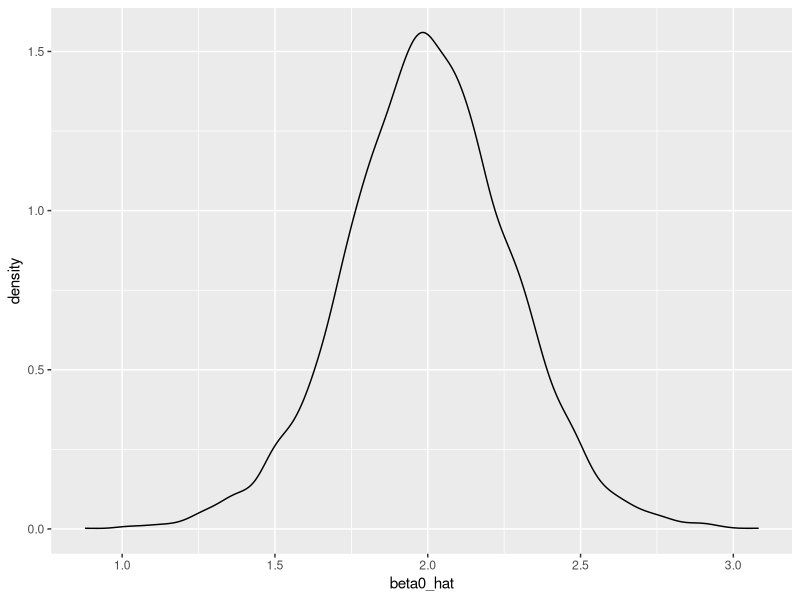
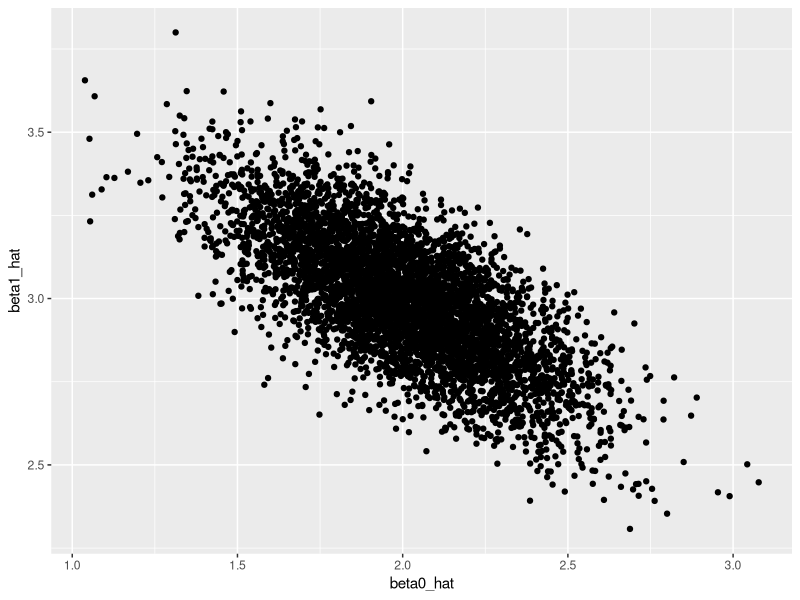
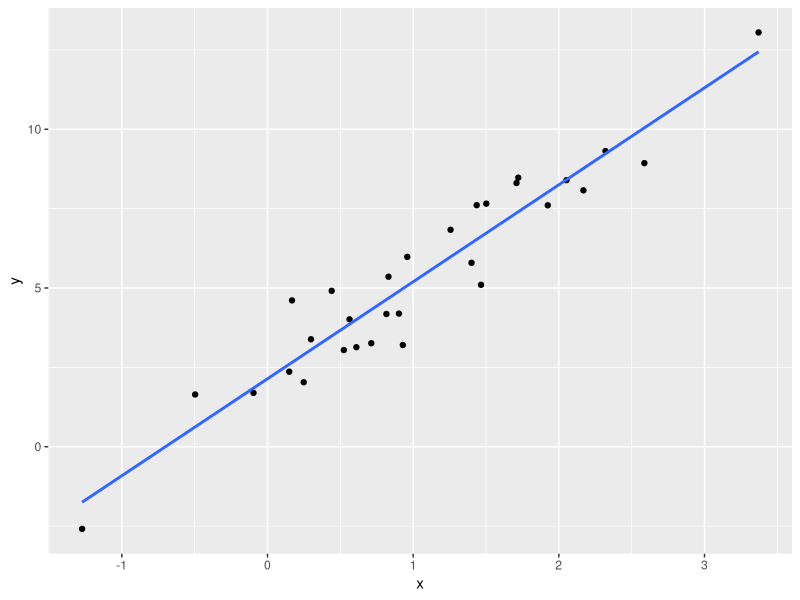
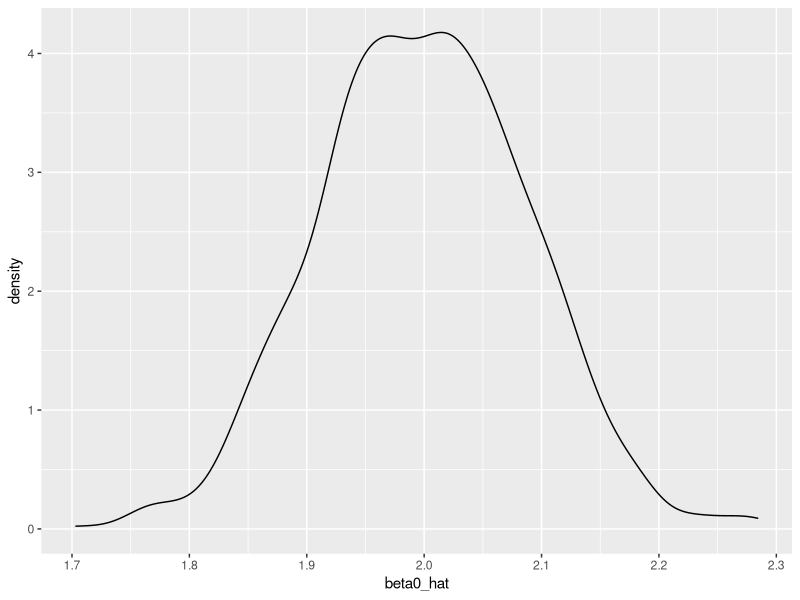

Write the R code that produced these figures, in order. (Note: this script raises an error after producing the figures.)
## ---- chunk 1
library(tidyverse)

set.seed(1)

## ---- chunk 2
sim_regression = function(n, beta0 = 2, beta1 = 3) {
  
  sim_data = tibble(
    x = rnorm(n, mean = 1, sd = 1),
    y = beta0 + beta1 * x + rnorm(n, 0, 1)
  )
  
  ls_fit = lm(y ~ x, data = sim_data)
  
  tibble(
    beta0_hat = coef(ls_fit)[1],
    beta1_hat = coef(ls_fit)[2]
  )
}
## ---- chunk 3
sim_regression(n = 30)
## ---- chunk 4
output = vector("list", 5000)

for (i in 1:5000) {
  output[[i]] = sim_regression(30)
}

sim_results = bind_rows(output) %>% 
  ggplot(aes(x = beta0_hat))+
  geom_density()
sim_results
## ---- chunk 5
sim_results = 
  rerun(5000, sim_regression(30, 2, 3)) %>% 
  bind_rows()
## ---- chunk 6
sim_results %>% 
  ggplot(aes(x = beta0_hat, y = beta1_hat)) + 
  geom_point()
## ---- chunk 7
sim_data = tibble(
  x = rnorm(30, mean = 1, sd = 1),
  y = 2 + 3 * x + rnorm(30, 0, 1)
)

sim_data %>% 
  ggplot(aes(x = x, y = y))+ geom_point()+
  stat_smooth(method = "lm", se = FALSE)
## ---- chunk 8
sim_results %>% 
  pivot_longer(
    beta0_hat:beta1_hat,
    names_to =  "parameter",
    values_to =   "estimate") %>% 
  group_by(parameter) %>% 
  summarize(emp_mean = mean(estimate),
            emp_var = var(estimate)) %>% 
  knitr::kable(digits = 3)
## ---- chunk 9
n_list = list("n_30"  = 30, 
              "n_60"  = 60, 
              "n_120" = 120, 
              "n_240" = 240)
output = vector("list", length = 4)

for (i in 1:4) {
  output[[i]] = rerun(1000, sim_regression(n_list[[i]])) %>% 
    bind_rows
}

output[[4]] %>% 
  ggplot(aes(x = beta0_hat))+
  geom_density()
## ---- chunk 10
sim_results = 
  tibble(sample_size = c(30, 60, 120, 240)) %>% 
  mutate(
    output_list = map(.x = sample_size, ~rerun(1000, sim_regression(n = .x))),
    output_df = map(output_list, bind_rows))%>% 
  select(~output_list) %>% 
  unnest(output_df)
      
## ---- chunk 11
simulate_n_regressions = function(n_runs = 100, n, beta0 = 2, beta1 = 3) {
  
  rerun(n_runs, sim_regression(n, beta0, beta1)) %>% 
    bind_rows()
  
}

sim_results = 
  tibble(sample_size = c(30, 60, 120, 240)) %>% 
  mutate(estimate_dfs = map(.x = sample_size, ~simulate_n_regressions(n = .x))) %>% 
  unnest
## ---- chunk 12
sim_results = 
  tibble(sample_size = c(30, 60, 120, 240)) %>% 
  mutate(
    estimate_dfs = map(.x = sample_size, ~simulate_n_regressions(n_runs = 1000, n = .x))
  ) %>% 
  unnest
